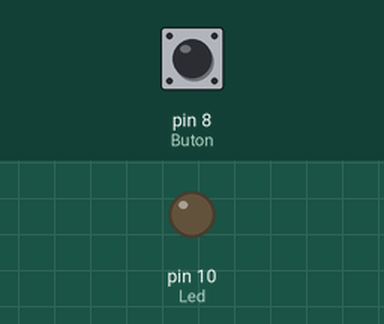
This sketch was run on a simulated Arduino Uno, built with avr-gcc and run on an emulated ATmega328P. Shown: output pins drawn as LEDs (lit = HIGH). Inputs (shaded band) come from the test bench; at power-on: pin 8 (Buton) HIGH.

Above: at 1.2 s.
1.3 s: pin 8 (Buton) pulled LOW for 0.15 s
At 1.37 s:
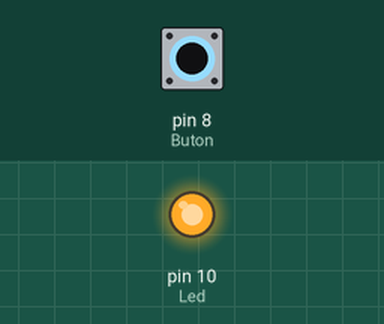
2.9 s: pin 8 (Buton) pulled LOW for 3.2 s
At 6.9 s:
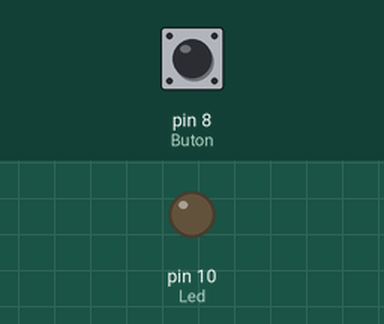
Timing chart, 0 to 8.4 s (numbered marks = the images above; inputs shaded):
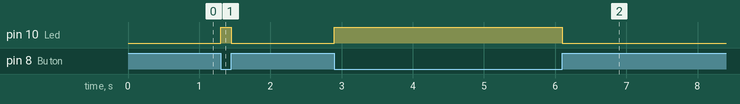

The sketch:

sketch_feb1a.ino
```cpp
#define Buton 8
#define Led 10

int buton_durumu = 0;

void setup(){
  pinMode (Buton, INPUT);
  pinMode(Led, OUTPUT);
}

void loop() {
  buton_durumu = digitalRead(Buton);
  if(buton_durumu == 0){
    digitalWrite(Led,HIGH);
  }
  else{
    digitalWrite(Led, LOW);
  }


}
```

Measured:
- after the input at 1.3 s, pin 10 (Led): LOW → HIGH at once, → LOW 0.15 s later
- after the input at 2.9 s, pin 10 (Led): LOW → HIGH at once, → LOW 3.2 s later
